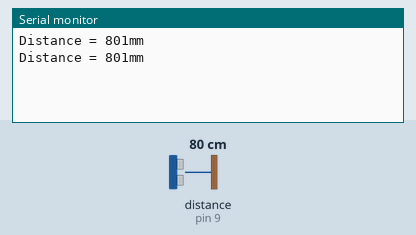
Recording of a sketch running on a simulated Arduino Uno, built with avr-gcc and run on an emulated ATmega328P. On the bench: the last lines printed to the serial monitor. Wiring (inferred from the names in the program): ultrasonic range finder: trigger pin 8; echo pin 9. Inputs (shaded band) come from the test bench; at power-on: distance to the obstacle (sensor on pin 9) 80 cm. The echo pulse lasts 58.3 µs per cm.

Above: at 1.8 s.
1.9 s: distance to the obstacle (sensor on pin 9) set to 2 cm
At 2.4 s:
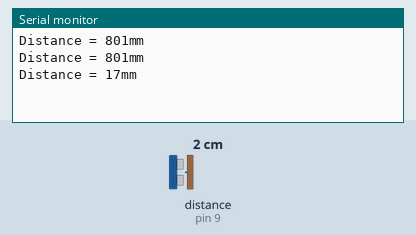
3.4 s: distance to the obstacle (sensor on pin 9) set to 4 cm
At 4.8 s:
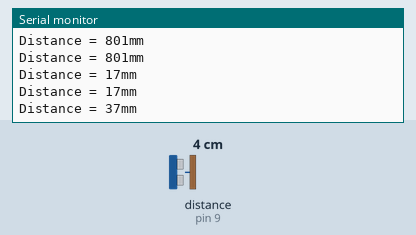
Timing chart, 0 to 6.4 s (numbered marks = the images above; inputs shaded):
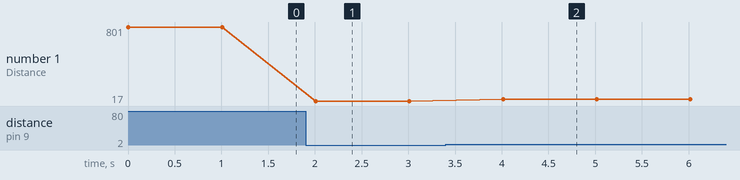

Measured:
- after the input at 1.9 s, the serial monitor: prints a new line after 0.11 s (image 1)
- after the input at 3.4 s, the serial monitor: prints a new line after 0.61 s (image 2)
- plotted number 1: 801 → 17 after the input at 1.9 s, 17 → 37 after the input at 3.4 s

The sketch:

Ultrasonic_sensor_example.ino
```cpp
const int TriggerPin = 8;
const int EchoPin = 9;
void setup() {
  pinMode(TriggerPin,OUTPUT);
  pinMode(EchoPin,INPUT);
  Serial.begin(9600);
 }

void loop() {
  digitalWrite(TriggerPin,LOW);
  delayMicroseconds(2);
  digitalWrite(TriggerPin,HIGH);
  delayMicroseconds(10);
  digitalWrite(TriggerPin,LOW);
  long Duration = pulseIn(9,HIGH);
  long Distance_mm = Duration/5.8;
  Serial.print("Distance = "  );
  Serial.print(Distance_mm);
  Serial.println("mm");
  delay(1000);
}
```
